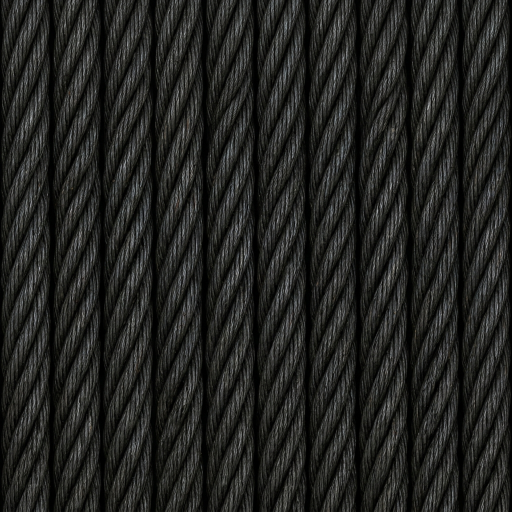
#> input picture assets_src/crane/cable.jpg, 1024 x 1024 px (shown at 1/2 size)
$ python trace_logo.py ../../assets_src/crane/cable.jpg out
#> lines starting #> are read from the running program, lines starting #| are printed output that depends on the picture
"""Vectorises the Optima Engine logo (a black-on-white raster) into a small, clean SVG.

    python tools/branding/trace_logo.py <logo.png|webp> [out_dir]

Writes optima_engine.svg (black) and optima_engine_white.svg (white, for black screens) into out_dir (default
assets_src/branding). Needs numpy, Pillow, OpenCV (cv2) and SciPy - present on the dev machine; the game's build never runs
this (tools/branding/make_logo_png.py rasterises the committed SVG with Pillow + numpy only).

How:
  * the dome (the big arch with the two scalloped arches cut out of it) is traced: the image is upsampled 4x and
    thresholded so the outline is sub-pixel, split at its three sharp tips, smoothed and fitted with as few cubic Beziers
    as a 0.9 px tolerance allows (Schneider, Graphics Gems 1990);
  * the letters are geometric, so they are BUILT, not traced: each is a few primitives (stems and bars as rectangles,
    diagonals as polygons, the O and the G's bowl as ellipses / elliptic arcs of 4-segment cubics, the P's bowl a D) whose
    parameters are fitted to the raster by maximising the letter's IoU (Nelder-Mead). Straight stems stay straight;
  * the two thin rules beside ENGINE are rectangles.
One <path> (nonzero fill: shapes wind one way, counters the other) plus two <rect>s.
"""
import math
import os
import sys

import cv2
import numpy as np
from PIL import Image, ImageDraw
from scipy.optimize import minimize

UP = 4  # upsampling for the dome's sub-pixel outline
KAPPA = 0.5522847498

# ------------------------------------------------------------------ shapes: a subpath is a list of ('M'|'L', p) / ('C', c1, c2, p)


def poly(pts):
    return [("M", tuple(pts[0]))] + [("L", tuple(p)) for p in pts[1:]]


def rect(x0, y0, x1, y1):
    return poly([(x0, y0), (x1, y0), (x1, y1), (x0, y1)])


# [14 lines left out: function arc_cmds, not called in this run]


def ellipse(cx, cy, rx, ry):
    return [("M", (cx + rx, cy))] + arc_cmds(cx, cy, rx, ry, 0, 2 * math.pi)


# [49 lines left out: functions flatten, area, reverse, orient, not called in this run]


# ------------------------------------------------------------------ the letters (source pixels)


def L_O(x0, y0, x1, y1, sx, sy):
    cx, cy, rx, ry = (x0 + x1) / 2, (y0 + y1) / 2, (x1 - x0) / 2, (y1 - y0) / 2
    return [orient(ellipse(cx, cy, rx, ry), False), orient(ellipse(cx, cy, rx - sx, ry - sy), True)]


# [12 lines left out: function L_P, not called in this run]


def L_T(x0, y0, x1, y1, s, sh):
    cx = (x0 + x1) / 2
    return [orient(rect(x0, y0, x1, y0 + sh), False), orient(rect(cx - s / 2, y0, cx + s / 2, y1), False)]


def L_I(x0, y0, x1, y1):
    return [orient(rect(x0, y0, x1, y1), False)]


# [5 lines left out: function L_M, not called in this run]


def L_A(x0, y0, x1, y1, f, w, ah):
    cx = (x0 + x1) / 2
    return [orient(poly([(x0, y1), (cx - f, y0), (cx + f, y0), (x1, y1), (x1 - w, y1), (cx, y0 + ah), (x0 + w, y1)]), False)]


def L_E(x0, y0, x1, y1, s, sh, wm, wb, my):
    return [orient(rect(x0, y0, x0 + s, y1), False), orient(rect(x0, y0, x1, y0 + sh), False),
            orient(rect(x0, my - sh / 2, x0 + wm, my + sh / 2), False), orient(rect(x0, y1 - sh, x0 + wb, y1), False)]


def L_N(x0, y0, x1, y1, s, dw):
    diag = poly([(x0, y0), (x0 + dw, y0), (x1, y1), (x1 - dw, y1)])
    return [orient(rect(x0, y0, x0 + s, y1), False), orient(rect(x1 - s, y0, x1, y1), False), orient(diag, False)]


# [68 lines left out: functions L_G, raster_subpaths, fit_letter, bez, bez_d1, bez_d2, not called in this run]


def unit(v):
    n = np.linalg.norm(v)
    return v / n if n > 1e-12 else v


# [98 lines left out: functions generate, fit_cubic, trace_dome, fmt, to_d, not called in this run]


def main():
    src = sys.argv[1]
    out_dir = sys.argv[2] if len(sys.argv) > 2 else os.path.join(os.path.dirname(os.path.abspath(__file__)), "..", "..", "assets_src", "branding")
    g = np.asarray(Image.open(src).convert("L"), dtype=np.float32)
    H, W = g.shape
#> H = 1024; W = 1024
    cov = np.clip((255.0 - g) / 255.0, 0, 1)
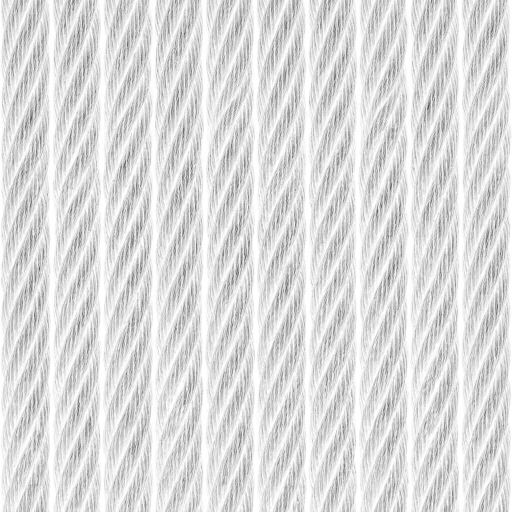
#> cov: shape (1024, 1024) float32 (shown at 1/2 size); min 0.165, max 1, mean 0.862
    ink = (g < 128).astype(np.uint8)
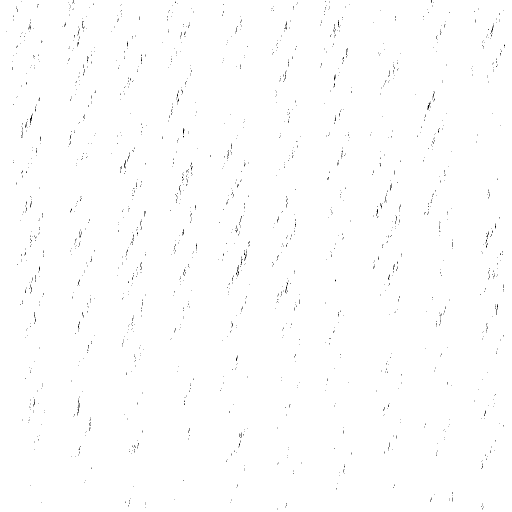
#> ink: shape (1024, 1024) (shown at 1/2 size); values 0 (black) and 1 (white), 99.5% white; black in thin lines or dots
    n, lab, st, _ = cv2.connectedComponentsWithStats(ink, 8)
#> n = 2; st = [[13, 0, 997, 1019, 4974], [0, 0, 1024, 1024, 1043602]]
    comps = sorted([tuple(st[i]) for i in range(1, n) if st[i][4] > 100], key=lambda s: (s[1] > 700, s[1] > 620, s[0]))
#> comps = [(0, 0, 1024, 1024, 1043602)]
    dome = max(comps, key=lambda s: s[4])
#> dome = (0, 0, 1024, 1024, 1043602)
    rules = [s for s in comps if s[2] > 20 * s[3]]
#> rules = []
    letters = [s for s in comps if s is not dome and s not in rules]
#> letters = []
    big = [s for s in letters if s[3] > 60]
#> big = []
    small = [s for s in letters if s[3] <= 60]
#> small = []
    big.sort(key=lambda s: s[0]); small.sort(key=lambda s: s[0])
#> (the run stopped early here; a loop or call above may not have finished)
